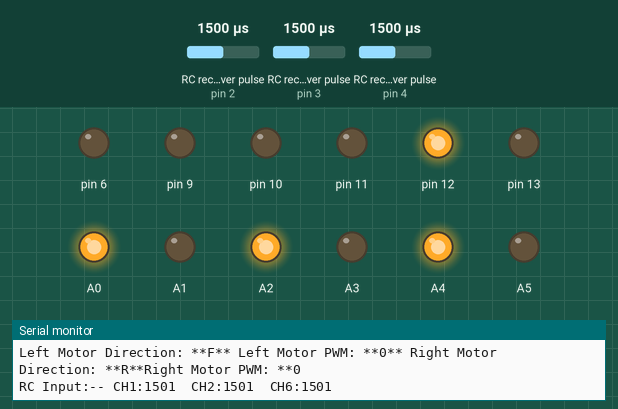
Simulated run of this sketch. Board: Arduino Uno, built with avr-gcc and run on an emulated ATmega328P. On the bench: output pins drawn as LEDs (lit = HIGH), the last lines printed to the serial monitor. Wiring (inferred from the names in the program): 3 × RC receiver channel: data pin 2 / data pin 3 / data pin 4. The inputs (shaded band) are chosen by the test bench; at power-on: RC receiver pulse (sensors on pin 2, pin 3, pin 4) 1500 µs.

Above: at 1.2 s.
1.3 s: RC receiver pulse (sensor on pin 2) set to 1466 µs
4.3 s: RC receiver pulse (sensor on pin 2) set to 1447 µs
At 5.2 s:
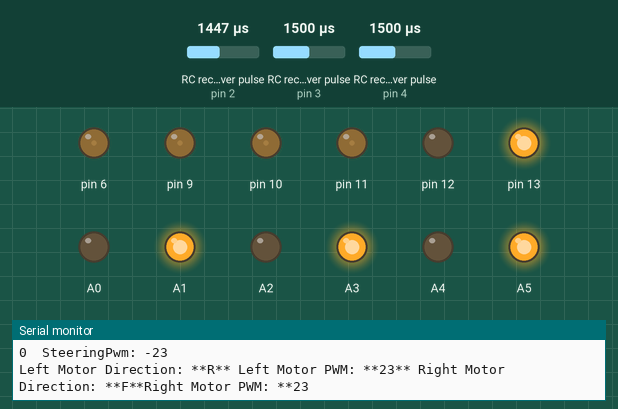
5.8 s: RC receiver pulse (sensor on pin 3) set to 1463 µs
8.8 s: RC receiver pulse (sensor on pin 3) set to 1454 µs
At 9.5 s:
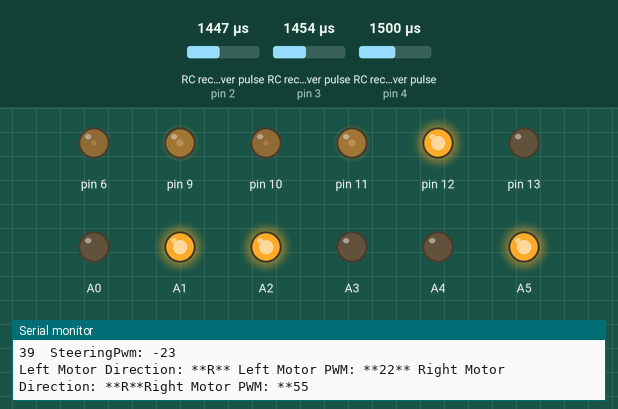
10.5 s: RC receiver pulse (sensor on pin 2) set to 1020 µs
At 11.4 s:
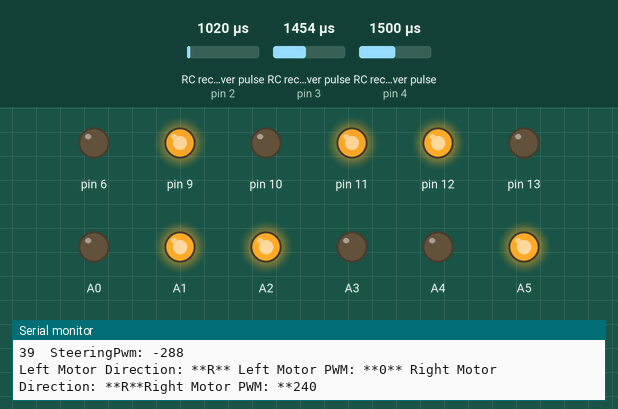
12.0 s: RC receiver pulse (sensor on pin 3) set to 1257 µs
At 12.4 s:
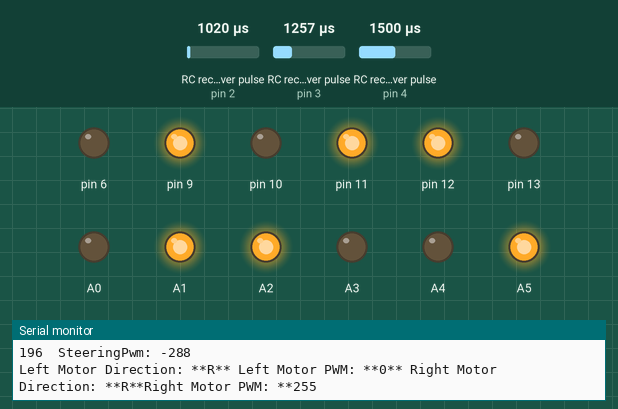
15.0 s: RC receiver pulse (sensor on pin 3) set to 1242 µs
At 16.0 s:
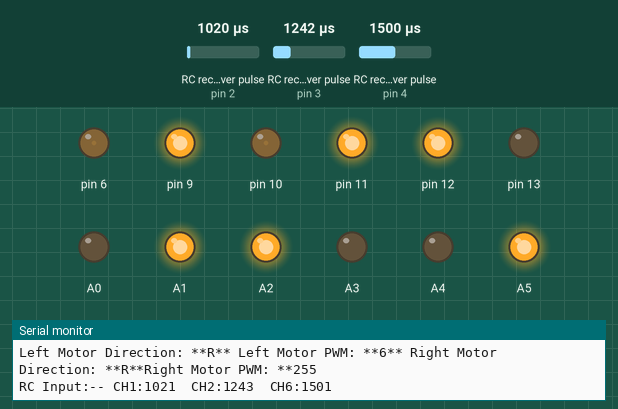
Timing chart, 0 to 17.5 s (numbered marks = the images above; inputs shaded):
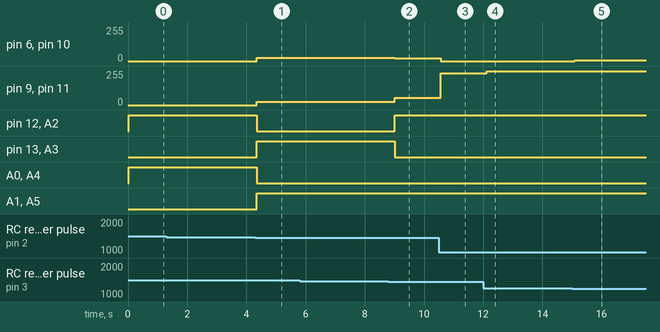

The sketch:

arduinoRcRobotCar.ino
```cpp
/*
4Wheel RC Car Drive using RC Receiver Transmitter with Arduino
Syed Razwanul Haque(Nabil), https://www.nabilbd.com
************** Motor Driver & Arduino Pin **************
----------------------------------------------------
Motor                 | In1 | In2 | PWM Pin
----------------------------------------------------
Forward Right Motor   | A3  | A2  | 9
Forward Left Motor    | A0  | A1  | 6
Aft Right Motor       | 13  | 12  | 11
Aft Left Motor        | A4  | A5  | 10
----------------------------------------------------
 ************* RC Receiver Pin and Arduino *************
 ---------------------------------------------------
  RC Receiver Channel | Arduino Pin
 ---------------------------------------------------
        CH1           |   2
        CH2           |   3
        CH6           |   4
 ---------------------------------------------------
 Tested Remote Control Model: Fly Sky FS-CT6B
 Arduino: Arduino Uno
 Motor Driver: L298N Red
 Controlling: RC Tx in Mode 2(Throttle Left), Robot Forward-Backward by Channel 2 and Turn by Channel 1. If Channel 2 moves without channel 1 value then robot will rotate.
*/
#include "Motor.h"
//********* Motor Object - Start**********
Motor motorForwardRight(A3, A2, 9);  //Change Pin Position if Direction Reverse
Motor motorForwardLeft(A0, A1, 6);
Motor motorAftRight(13, 12, 11);
Motor motorAftLeft(A4, A5, 10);
//********* Motor Object - End**********

//********* Serial output on/off based on debugFlag ****
#define debugFlag true //If true show output in Serial

#if debugFlag == true
#define debug(x) Serial.print(x)
#define debugln(x) Serial.println(x)
#else
#define debug(x)
#define debugln(x)
#endif
//*****************************************************

// ******** Start RC Input Pin ***********
uint8_t rcCh1_input = 2;  // Right-Left
uint8_t rcCh2_input = 3;  // Up-Down
uint8_t rcCh6_input = 4;  // Auxulary
// ******** End RC Input Pin ***********

unsigned long ch1PulseDuration;
unsigned long ch2PulseDuration;
unsigned long ch6PulseDuration;

//******** Start Tuning Parameter *****
int ch1DeadZoneValue = 30; // Adjust according to your RC Tx
int ch2DeadZoneValue = 30; // Adjust according to your RC Tx
int ch2SharpTurnOffsetValue = 20; // Adjust according to your RC Tx

int ch1HighestValue = 1830; // Adjust according to your RC Tx
int ch1LowestValue = 1075; //Adjust according to your RC Tx
int ch2HighestValue = 1865;//Adjust according to your RC Tx
int ch2LowestValue = 1185;//Adjust according to your RC Tx

int ch1MidValue = 1485;
int ch2MidValue = 1505;
float steeringConstant = 0.7; // If this value increases steering sensitivity will increase. Adjust accordingly
//******** End Tuning Parameter *******

int rightMotorAppliedPwm = 0;
int leftMotorAppliedPwm = 0;

char leftMotorDirection;
char rightMotorDirection;

int linearPwm = 0;
int steeringPwm = 0;

bool safetyStop = true;

// Function to Stop All Motor during safety implementation.
void allWheelStop() {
  motorForwardRight.Stop();
  motorForwardLeft.Stop();
  motorAftLeft.Stop();
  motorAftRight.Stop();
  rightMotorAppliedPwm = 0;
  leftMotorAppliedPwm = 0;
  debugln("Stopppppeeedddd");
}


void setup() {
  Serial.begin(9600);
  pinMode(rcCh1_input, INPUT);
  pinMode(rcCh2_input, INPUT);
  pinMode(rcCh6_input, INPUT);
}

void loop() {
  ch1PulseDuration = pulseIn(rcCh1_input, HIGH, 30000);  //pulseIn(pin, value, timeout),timeout (optional): the number of microseconds to wait for the pulse to start; default is one second (unsigned long)
  ch2PulseDuration = pulseIn(rcCh2_input, HIGH, 30000);
  ch6PulseDuration = pulseIn(rcCh6_input, HIGH, 30000);

  safetyStop = ((ch1PulseDuration < 5) || (ch2PulseDuration < 5) || (ch2PulseDuration < 5)) ? true : false;  // If RC Transmitter is off then pulse duration become zero. For safety margin we put less than 5

  debug("RC Input:-- ");debug("CH1:");debug(ch1PulseDuration);debug("  CH2:");debug(ch2PulseDuration);debug("  CH6:");debug(ch6PulseDuration);debugln(); // To see RC values in Serial Monitor

// ************************ Start- Channel 2 (Forward-Backward) considering deadzone *****************************************************************************
  // Channel 2(Forward) Map value considering deadzone.
  if (ch2PulseDuration > (ch2MidValue + ch2DeadZoneValue)) {  // channel 2 forward backward
    linearPwm = map(ch2PulseDuration, ch2MidValue, ch2HighestValue, 0, 255);
  }
 // Channel 2(Backward) Map value considering deadzone.
  if (ch2PulseDuration < (ch2MidValue - ch2DeadZoneValue)) {
    linearPwm = - map(ch2PulseDuration, ch2MidValue, ch2LowestValue,  0, 255); // - minus sign to reverse the robot in next step. It can be implemented diffrently
  }

  // Dead Zone Implementaion. If Channel 2 stick position within Deadzone then it will consider as zero and will stop motors.
  if ((ch2PulseDuration < (ch2MidValue + ch2DeadZoneValue)) && (ch2PulseDuration > (ch2MidValue - ch2DeadZoneValue))) {
    linearPwm = 0;
    //rightMotorAppliedPwm = 0;
    //leftMotorAppliedPwm = 0;
  }
// ************************ End- Channel 2 (Forward-Backward) con *****************************************************************************

// ************************ Start- Channel 1 (Forward-Backward) considering deadzone *****************************************************************************
  // Channel 1(Right) Map value considering deadzone.
  if (ch1PulseDuration > (ch1MidValue + ch1DeadZoneValue)) {  // channel 1 right left
    steeringPwm = map(ch1PulseDuration, ch1MidValue, ch1HighestValue, 0, 255);
  }
  // Channel 1(Left) Map value considering deadzone.
  if (ch1PulseDuration < (ch1MidValue - ch1DeadZoneValue)) {  // channel 1 right left
    steeringPwm = - map(ch1PulseDuration, ch1MidValue, ch1LowestValue, 0, 255); // - minus sign to reverse the steering in the next step. It can be implemented diffrently
  }

  // Dead Zone Implementaion. If Channel 1 stick position within Deadzone then it will consider as zero and will stop motors.
  if ((ch1PulseDuration < (ch1MidValue + ch1DeadZoneValue)) && (ch1PulseDuration > (ch1MidValue - ch1DeadZoneValue))) {
    steeringPwm = 0;
  }
// ************************ End- Channel 1 (Forward-Backward) considering deadzone *****************************************************************************
  //Forward Going with steering
  if (linearPwm >= 0) {  // >= is important. Otherwise if linearPwm is 0 then it will go to undesired state.
    rightMotorAppliedPwm = constrain((linearPwm - (steeringPwm * steeringConstant)), 0, 255);
    leftMotorAppliedPwm = constrain((linearPwm + (steeringPwm * steeringConstant)), 0, 255);
    leftMotorDirection = 'F';
    rightMotorDirection = 'F';
  }
  //Backward Going with steering
  if (linearPwm < 0) {
    linearPwm = abs(linearPwm);
    rightMotorAppliedPwm = constrain((linearPwm - (steeringPwm * steeringConstant)), 0, 255);
    leftMotorAppliedPwm = constrain((linearPwm + (steeringPwm * steeringConstant)), 0, 255);
    leftMotorDirection = 'R';
    rightMotorDirection = 'R';
  }

  // ********************** Sharp Turn Start - Considering Sharp Turn Offset Value********************
  if ((ch2PulseDuration < (ch2MidValue + ch2DeadZoneValue + ch2SharpTurnOffsetValue)) && (ch2PulseDuration > (ch2MidValue - (ch2DeadZoneValue + ch2SharpTurnOffsetValue)))) {
    if (steeringPwm >= 0) {  //right sharp turn
      rightMotorAppliedPwm = constrain(steeringPwm, 0, 255);
      leftMotorAppliedPwm = constrain(steeringPwm, 0, 255);
      leftMotorDirection = 'F';
      rightMotorDirection = 'R';
    }
    if (steeringPwm < 0) {  // left sharp turn
      rightMotorAppliedPwm = constrain(abs(steeringPwm), 0, 255);
      leftMotorAppliedPwm = constrain(abs(steeringPwm), 0, 255);
      leftMotorDirection = 'R';
      rightMotorDirection = 'F';
    }
  }
  // ******************** Sharp Turn End ************************************************************

// *************** Actual Motor Drive Start *****************************
  if (safetyStop == true) {
    allWheelStop();
  } else {
    motorForwardLeft.Drive(leftMotorDirection, leftMotorAppliedPwm);
    motorForwardRight.Drive(rightMotorDirection, rightMotorAppliedPwm);
    motorAftLeft.Drive(leftMotorDirection, leftMotorAppliedPwm);
    motorAftRight.Drive(rightMotorDirection, rightMotorAppliedPwm);
  }
// *************** Actual Motor Drive End *****************************
  debug(linearPwm); debug("  SteeringPwm: "); debugln(steeringPwm);
  debug("Left Motor Direction: **");debug(leftMotorDirection); debug("** Left Motor PWM: **");debug(leftMotorAppliedPwm); debug("** Right Motor Direction: **");debug(rightMotorDirection); debug("**Right Motor PWM: **");debugln(rightMotorAppliedPwm);

  //delay(1000); //Delay to see debug value
}
```

Motor.cpp
```cpp
/*
Constructor -> Motor(char Motor_Driver_Pin_1, char Motor_Driver_Pin_2, PWM Value)
Drive Function -> Drive(char direction, int pwmValue)
              Direction -> F=Forward, R=Reverse, S=Stop
Stop Function -> Stop()
              All Motor Stop
https://www.github.com/Nabilphysics
SRH
*/

#include "Arduino.h"
#include "Motor.h"

Motor ::Motor(char pinNo1, char pinNo2, uint8_t pwmPin){
  pinMode(pwmPin, OUTPUT);
  pinMode(pinNo1, OUTPUT);
  pinMode(pinNo2, OUTPUT);
  _pinNo1 = pinNo1;
  _pinNo2 = pinNo2;
  _pwmPin = pwmPin;

}

void Motor::Drive(char direction, int pwmValue){


  if(direction == 'F'){
    digitalWrite(_pinNo1, HIGH);
    digitalWrite(_pinNo2, LOW);
  }

  if(direction == 'R'){
    digitalWrite(_pinNo1, LOW);
    digitalWrite(_pinNo2, HIGH);
  }
  if(direction == 'S'){
    digitalWrite(_pinNo1, LOW);
    digitalWrite(_pinNo2, LOW);
  }
  analogWrite(_pwmPin, pwmValue);

}

void Motor::Stop(){

    digitalWrite(_pinNo1, LOW);
    digitalWrite(_pinNo2, LOW);
    analogWrite(_pwmPin, 0);

}

//SRH
```

Motor.h
```cpp
#ifndef Motor_h
#define Motor_h

#include "Arduino.h"

class Motor {
  public:
    Motor(char pinNo1, char pinNo2, uint8_t pwmPin); // Motor Driver's Two Direction Control pin and Enable Pin to control speed
    void Drive(char direction, int pwmValue);
    void Stop();

  private:
    char _pinNo1;
    char _pinNo2;
    uint8_t _pwmPin;
};
#endif

/*
Drive Function -> Drive(direction, pwmValue)
              Direction -> F=Forward, R=Reverse, S=Stop
Stop Function -> Stop()
              All Motor Stop
SRH
*/
```

Measured:
- the behaviour switches between 1455 and 1454 µs on RC receiver pulse (sensor on pin 2) (found by bisection; images 0 and 1)
- the behaviour switches between 1455 and 1454 µs on RC receiver pulse (sensor on pin 3) (found by bisection; images 1 and 2)
- after the input at 4.3 s, pin 6, pin 9–11: 0/255 → 23/255 after 0.06 s; pin 12, A0, A2, A4: HIGH → LOW after 0.06 s; pin 13, A1, A3, A5: LOW → HIGH after 0.06 s
- after the input at 8.8 s, pin 6, pin 10: 23/255 → 22/255 after 0.21 s; pin 9, pin 11: 23/255 → 55/255 after 0.21 s; pin 12, A2: LOW → HIGH after 0.21 s; pin 13, A3: HIGH → LOW after 0.21 s
- after the input at 10.5 s, pin 6, pin 10: 22/255 → 0/255 after 0.06 s; pin 9, pin 11: 55/255 → 240/255 after 0.06 s
- after the input at 12.0 s, pin 9, pin 11: 240/255 → 255/255 after 0.12 s
- after the input at 15.0 s, pin 6, pin 10: 0/255 → 6/255 after 0.09 s
